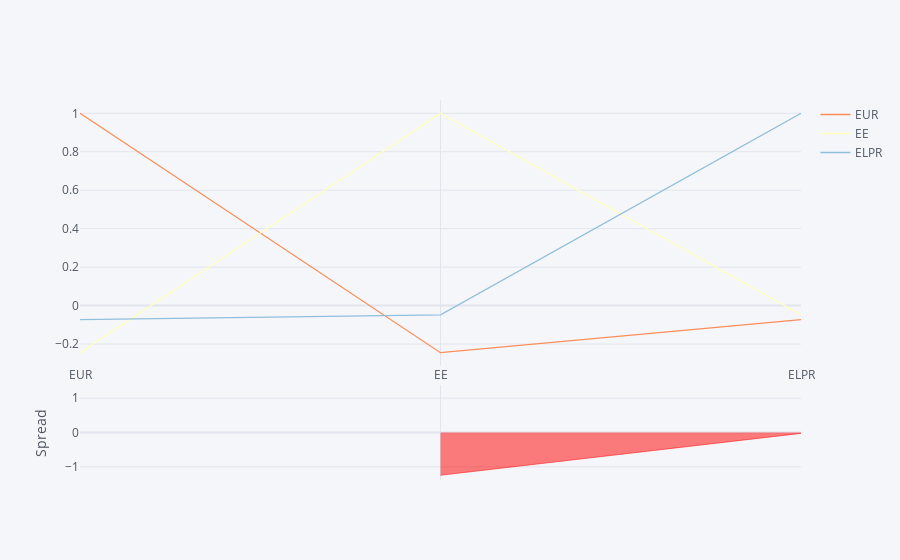

Notebook code cell kept with this figure:
### Code cell
heat_maps.iplot(kind='spread',colorscale='rdylbu')

### Figure 1 — Plotly figure (JSON) as saved in the notebook; plotly's stock layout.template omitted (floating-point values rounded to 4 significant figures)
{"data": [{"line": {"color": "rgba(252, 141, 89, 1.0)", "dash": "solid", "shape": "linear", "width": 1.3}, "mode": "lines", "name": "EUR", "text": "", "type": "scatter", "x": ["EUR", "EE", "ELPR"], "y": [1, -0.2452, -0.07354]}, {"line": {"color": "rgba(255, 255, 191, 1.0)", "dash": "solid", "shape": "linear", "width": 1.3}, "mode": "lines", "name": "EE", "text": "", "type": "scatter", "x": ["EUR", "EE", "ELPR"], "y": [-0.2452, 1, -0.04795]}, {"line": {"color": "rgba(145, 191, 219, 1.0)", "dash": "solid", "shape": "linear", "width": 1.3}, "mode": "lines", "name": "ELPR", "text": "", "type": "scatter", "x": ["EUR", "EE", "ELPR"], "y": [-0.07354, -0.04795, 1]}, {"connectgaps": false, "fill": "tozeroy", "line": {"color": "green", "dash": "solid", "shape": "linear", "width": 0.5}, "mode": "lines", "name": "Spread", "showlegend": false, "type": "scatter", "x": ["EUR", "EE", "ELPR"], "xaxis": "x2", "y": [1.245, "", ""], "yaxis": "y2"}, {"connectgaps": false, "fill": "tozeroy", "line": {"color": "red", "dash": "solid", "shape": "linear", "width": 0.5}, "mode": "lines", "name": "Spread", "showlegend": false, "type": "scatter", "x": ["EUR", "EE", "ELPR"], "xaxis": "x2", "y": ["", -1.245, -0.02559], "yaxis": "y2"}], "layout": {"hovermode": "x", "legend": {"bgcolor": "#F5F6F9", "font": {"color": "#4D5663"}}, "paper_bgcolor": "#F5F6F9", "plot_bgcolor": "#F5F6F9", "title": {"font": {"color": "#4D5663"}}, "xaxis": {"gridcolor": "#E1E5ED", "showgrid": true, "tickfont": {"color": "#4D5663"}, "title": {"font": {"color": "#4D5663"}, "text": ""}, "zerolinecolor": "#E1E5ED"}, "xaxis2": {"anchor": "y2", "gridcolor": "#E1E5ED", "showgrid": true, "showticklabels": false, "tickfont": {"color": "#4D5663"}, "title": {"font": {"color": "#4D5663"}, "text": ""}, "zerolinecolor": "#E1E5ED"}, "yaxis": {"domain": [0.3, 1], "gridcolor": "#E1E5ED", "showgrid": true, "tickfont": {"color": "#4D5663"}, "title": {"font": {"color": "#4D5663"}, "text": ""}, "zerolinecolor": "#E1E5ED"}, "yaxis2": {"domain": [0, 0.25], "gridcolor": "#E1E5ED", "showgrid": true, "tickfont": {"color": "#4D5663"}, "title": {"font": {"color": "#4D5663"}, "text": "Spread"}, "zerolinecolor": "#E1E5ED"}}}
